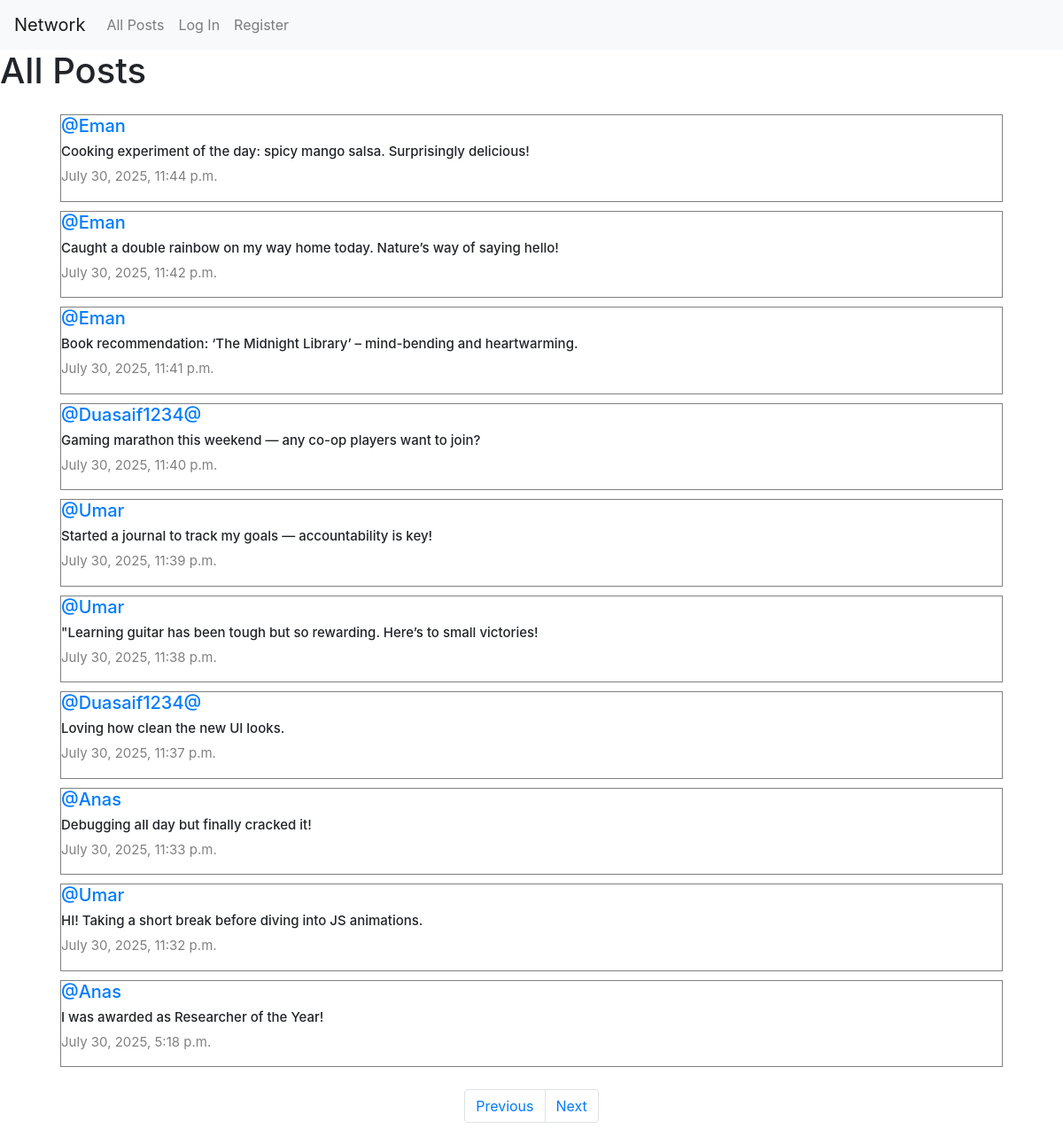
Screenshot of /?page=2 with the database file from the repository.
### network/models.py (models this page shows, shortened)
class Post(models.Model):
    content=models.CharField(max_length=140)
    user=models.ForeignKey(User, on_delete=models.CASCADE, related_name="author")
    date=models.DateTimeField(auto_now_add=True)

class User(AbstractUser):
    pass

### network/views.py (the view)
# urls.py: path("", views.index, name="index"),
def index(request):
    allPosts = Post.objects.all().order_by("-id")
    paginator = Paginator(allPosts, 10)
    page_number = request.GET.get('page')
    posts_of_the_page = paginator.get_page(page_number)
    whoYouLiked = []
    if request.user.is_authenticated:
        whoYouLiked = list(
            Like.objects.filter(user=request.user).values_list('post_id', flat=True)
        )
    like_counts = {
        post.id: Like.objects.filter(post=post).count()
        for post in posts_of_the_page
    }
    return render(request, "network/index.html", {
        "posts_of_the_page": posts_of_the_page,
        "whoYouLiked": json.dumps(whoYouLiked),
        "like_counts": like_counts  # 👈 new context
    })

### network/templates/network/index.html (shortened to what this page needs)
{% extends "network/layout.html" %}
{% load custom_tags %}
{% block body %}
<h1>All Posts</h1>
<div class="all-posts mx-5">
    {% for post in posts_of_the_page %}
    <div class="row post">
        <h5 class="username">
            <a href="{% url 'profile' post.user.id %}">@{{ post.user.username }}</a>
        </h5>
        <h6 class="content" id="content_{{ post.id }}">{{ post.content }}</h6>
        <p class="date">{{ post.date }}</p>
    </div>
    {% endfor %}
</div>
<nav aria-label="Page navigation example">
    <ul class="pagination d-flex justify-content-center">
        {% if posts_of_the_page.has_previous %}
        <li class="page-item">
            <a class="page-link" href="?page={{ posts_of_the_page.previous_page_number }}">Previous</a>
        </li>
        {% endif %}
        {% if posts_of_the_page.has_next %}
        <li class="page-item">
            <a class="page-link" href="?page={{ posts_of_the_page.next_page_number }}">Next</a>
        </li>
        {% endif %}
    </ul>
</nav>
{% endblock %}

### network/static/network/styles.css (style rules this page uses)
.all-posts { display: flex; justify-content: flex-start; flex-direction: column; margin: 20px; }
.post { border: 0.1px solid grey; display: flex; justify-content: center; flex-direction: column; box-sizing: border-box; margin: 5px 20px; }
.content { font-size: 15px; }
.username { font-size: 20px; }
.date { color: grey; font-size: 15px; }

### rows the page displays
Post: user.username "Eman", content "Cooking experiment of the day: spicy mango salsa. Surprisingly delicious!", date "July 30, 2025, 11:44 p.m."
Post: user.username "Eman", content "Caught a double rainbow on my way home today. Nature’s way of saying hello!", date "July 30, 2025, 11:42 p.m."
Post: user.username "Eman", content "Book recommendation: ‘The Midnight Library’ – mind-bending and heartwarming.", date "July 30, 2025, 11:41 p.m."
Post: user.username "Duasaif1234@", content "Gaming marathon this weekend — any co-op players want to join?", date "July 30, 2025, 11:40 p.m."
Post: user.username "Umar", content "Started a journal to track my goals — accountability is key!", date "July 30, 2025, 11:39 p.m."
Post: user.username "Umar", content "\"Learning guitar has been tough but so rewarding. Here’s to small victories!", date "July 30, 2025, 11:38 p.m."
Post: user.username "Duasaif1234@", content "Loving how clean the new UI looks.", date "July 30, 2025, 11:37 p.m."
Post: user.username "Anas", content "Debugging all day but finally cracked it!", date "July 30, 2025, 11:33 p.m."
Post: user.username "Umar", content "HI! Taking a short break before diving into JS animations.", date "July 30, 2025, 11:32 p.m."
Post: user.username "Anas", content "I was awarded as Researcher of the Year!", date "July 30, 2025, 5:18 p.m."
